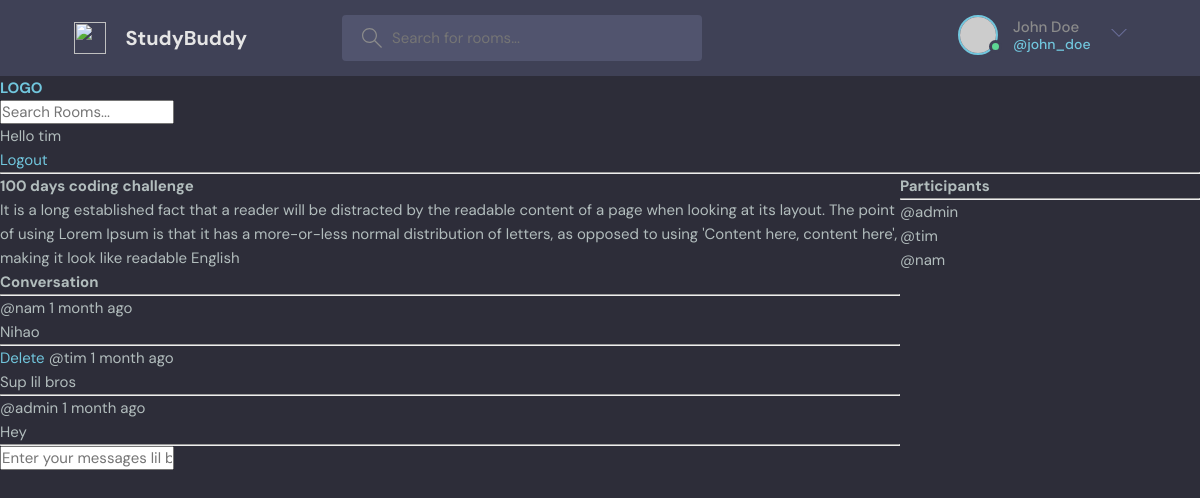
The app's page /room/2 (signed in) with its own data.
### base/models.py (models this page shows, shortened)
class Room(models.Model):
    host = models.ForeignKey(User, on_delete=models.SET_NULL, null = True)
    topic = models.ForeignKey(Topic, on_delete=models.SET_NULL, null = True)
    name = models.CharField(max_length=200)
    description = models.TextField(null = True, blank = True)
    participants = models.ManyToManyField(User, related_name="participants", blank = True)
    updated = models.DateTimeField(auto_now=True)
    created = models.DateTimeField(auto_now_add=True)
    class Meta:
        ordering = ['-updated', '-created']

class Message(models.Model):
    user = models.ForeignKey(User, on_delete=models.CASCADE)
    room = models.ForeignKey(Room, on_delete=models.CASCADE)
    body = models.TextField(null = True)
    updated = models.DateTimeField(auto_now=True)
    created = models.DateTimeField(auto_now_add=True)
    class Meta:
        ordering = ['-updated', '-created']

### base/views.py (the view, shortened to what this page needs)
# urls.py: path('room/<str:pk>', views.room, name = 'room'),
def room(request, pk):
    room = Room.objects.get(id=pk)
    room_messages = room.message_set.all().order_by('-created')
    participants = room.participants.all()
    context = {'room': room, 'room_messages': room_messages, 'participants': participants}
    return render(request, 'base/room.html', context)

### base/templates/base/room.html (shortened to what this page needs)
{% extends 'main.html' %}
{% block content %}
<div class = "room-container">
    <div>
        <h1>{{room.name}}</h1>
        <p>{{room.description}}</p>
        <div class = "comment-wrapper">
            <h3>Conversation</h3>
            <hr>
            {% for message in room_messages %}
                <div>
                    {% if request.user == message.user %}
                    <a href = "{% url 'delete-message' message.id%}">Delete</a>
                    {% endif %}
                    <small>
                        @{{message.user}} {{message.created|timesince}} ago
                    </small>
                    <p>{{message.body}}</p>
                    <hr>
                </div>
            {% endfor %}
        </div>
        {% if request.user.is_authenticated %}
        <div class = "comment-form">
            <form method = "POST" action = "">
                <input type = "text" name = "body" placeholder="Enter your messages lil bro">
            </form>
        </div>
        {% endif %}
    </div>
    <div>
        <h3>Participants</h3>
        <hr>
        {% for user in participants %}
        <div>
            <p> @{{user.username}}</p>
        </div>
        {% endfor %}
    </div>
</div>
{% endblock content %}

### templates/navbar.html
<a href = '/'>
    <h1>LOGO</h1>
</a>
<form method = "GET" action = "{% url 'home' %}">
    <input type = "text" name = "q" placeholder="Search Rooms...">
</form>
{% if request.user.is_authenticated %}
<p>Hello {{request.user}}</p>
<a href = "{% url 'logout' %}"> Logout </a>
{% else %}
<a href = "{% url 'login' %}">Log in</a>
{% endif %}
<hr>

### static/styles/style.css (style rules this page uses)
:root { --color-main: #71c6dd; --color-main-light: #e1f6fb; --color-dark: #3f4156; --color-dark-medium: #51546e; --color-dark-light: #696d97; --color-light: #e5e5e5; --color-gray: #8b8b8b; --color-light-gray: #b2bdbd; --color-bg: #2d2d39; --color-success: #5dd693; --color-error: #fc4b0b; }
* { font-family: "DM Sans", -apple-system, BlinkMacSystemFont, "Segoe UI", Roboto, Oxygen, Ubuntu, Cantarell, "Open Sans", "Helvetica Neue", sans-serif; margin: 0; padding: 0; box-sizing: border-box; text-rendering: optimizeLegibility; font-size: inherit; }
html { font-size: 56.25%; }
@media only screen and (min-width: 1200px) { html { font-size: 62.5%; } }
body { line-height: 1.6; font-weight: 400; font-size: 1.5rem; color: var(--color-light-gray); background-color: var(--color-bg); min-height: 100vh; }
a { display: inline-block; color: var(--color-main); text-decoration: none; }

### base/templates/base/room.html (style rules this page uses)
.room-container { display: grid; grid-template-columns: 3fr 1fr; }

### records on screen
Room: name "100 days coding challenge", description "It is a long established fact that a reader will be distracted by the readable content of a page when looking at its layout. The point of using Lorem Ipsum is that it has a more-or-less normal distribution of letters, as opposed to using 'Content here, content here', making it look like readable English"
Message: user "nam", created "1 month", body "Nihao"
Message: shows "Delete", user "tim", created "1 month", body "Sup lil bros"
Message: user "admin", created "1 month", body "Hey"

### other values on screen
{{ request.user }} "tim"
{{ user.username }} "admin"
{{ user.username }} "tim"
{{ user.username }} "nam"
